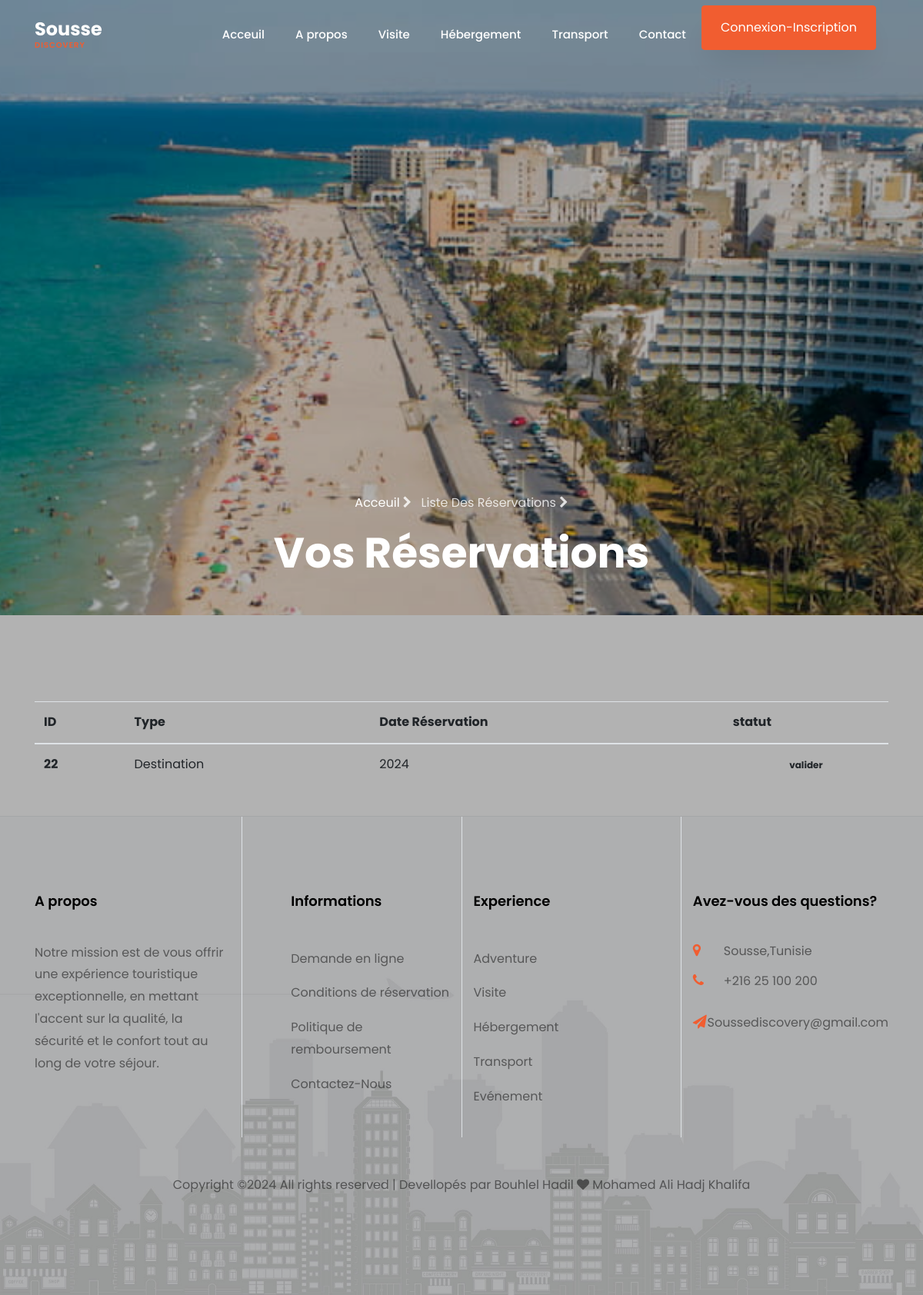
The app's page /mes_reservations.php (signed in) with its own data.
### tables this page shows
CREATE TABLE IF NOT EXISTS `reservation` (
  `id` int NOT NULL AUTO_INCREMENT,
  `idfor` int NOT NULL,
  `type` varchar(100) NOT NULL,
  `idClient` int NOT NULL,
  `dateD` varchar(50) NOT NULL,
  `dateF` varchar(50) NOT NULL,
  `dateReservation` varchar(50) NOT NULL,
  `etat` int NOT NULL,
  PRIMARY KEY (`id`)
);

### connexion/database.php (called while the page is built, shortened)
<?php
class database
{
    private $link;
    public function __construct()
    {
        global $link;
        if (is_null($link)) {
            $server = 'localhost';
            $login = 'root';
            $password = '';
            $database = 'sousse_discovery';
            try {
                $this->link = new mysqli($server, $login, $password, $database);
                $this->link->set_charset("utf8");
            } catch (mysqli_sql_exception $e) {
                echo 'Problem de connexion--> ' . $e;
            }
        }
    }
    public function getConnectionDB()
    {
        return $this->link;
    }
}
?>

### connexion/connexion.php (called while the page is built, shortened)
<?php
require_once("database.php");
require_once("scanne.php");
require_once("reservationfct.php");
$database = new database();
$scanne = new scanne($database->getConnectionDB());
$reservationfct= new reservationfct($database->getConnectionDB());
?>

### connexion/scanne.php (called while the page is built, shortened)
<?php
class scanne
{
    private $db;
    public function __construct($db)
    {
        $this->db = $db;
    }
    public function getCptById($id)
    {
        $query = mysqli_query($this->db, "SELECT * FROM `user` WHERE `id` ='{$id}'");
        $result = mysqli_fetch_assoc($query);
        if ($query) {
            return $result;
        } else {
            return false;
        }
    }
}

### connexion/reservationfct.php (called while the page is built, shortened)
<?php
class reservationfct
{
    private $db;
    public function __construct($db)
    {
        $this->db = $db;
    }
    public function getlistbyclient($idClient)
    {
        $table = array();
        $query = mysqli_query($this->db, "SELECT * FROM `reservation` where `idClient`='$idClient'");
        while ($result = mysqli_fetch_array($query)) {
            $table[] = $result;
        }
        return $table;
    }
}
?>

### mes_reservations.php (the view, shortened to what this page needs)
<?php
require_once('head.php');
require_once('navbar.php');
$idclient = $currentUser['id'];
$reservations = $reservationfct->getlistbyclient($idclient);
?>
<section class="hero-wrap hero-wrap-2 js-fullheight" style="background-image: url('images/sousse3.jpg');">
    <div class="overlay"></div>
    <div class="container">
        <div class="row no-gutters slider-text js-fullheight align-items-end justify-content-center">
            <div class="col-md-9 ftco-animate pb-5 text-center">
                <p class="breadcrumbs"><span class="mr-2"><a href="index.html">Acceuil <i class="fa fa-chevron-right"></i></a></span> <span>Liste Des Réservations <i class="fa fa-chevron-right"></i></span></p>
                <h1 class="mb-0 bread">Vos Réservations</h1>
            </div>
        </div>
    </div>
</section>
<section class="ftco-section ftco-no-pb contact-section mb-4">
    <div class="container">
        <div class="row">
            <div class="col-md-12">
                <?php if (!empty($reservations)) { ?>
                    <table class="table">
                        <thead>
                            <tr>
                                <th scope="col">ID</th>
                                <th scope="col">Type</th>
                                <th scope="col">Date Réservation</th>
                                <th scope="col">statut</th>
                            </tr>
                        </thead>
                        <tbody>
                            <?php foreach ($reservations as $reservation) { ?>
                                <tr>
                                    <th scope="row"><?= $reservation['id']; ?></th>
                                    <td><?= $reservation['type']; ?></td>
                                    <td><?= $reservation['dateReservation']; ?></td>
                                    <td class="align-middle text-center text-sm">
                                        <?php if ($reservation["etat"] == 0) : ?>
                                            <span class="badge badge-sm bg-gradient-danger">invalider</span>
                                        <?php else : ?>
                                            <span class="badge badge-sm bg-gradient-success">valider</span>
                                        <?php endif; ?>
                                    </td>
                                </tr>
                            <?php } ?>
                        </tbody>
                    </table>
                <?php } else { ?>
                    <p>Aucune réservation trouvée.</p>
                <?php } ?>
            </div>
        </div>
    </div>
</section>
<?php
require_once('footer.php');
include('loader.php');
?>

### records on screen
reservation: id "22", type "Destination", dateReservation "2024", etat "valider"
